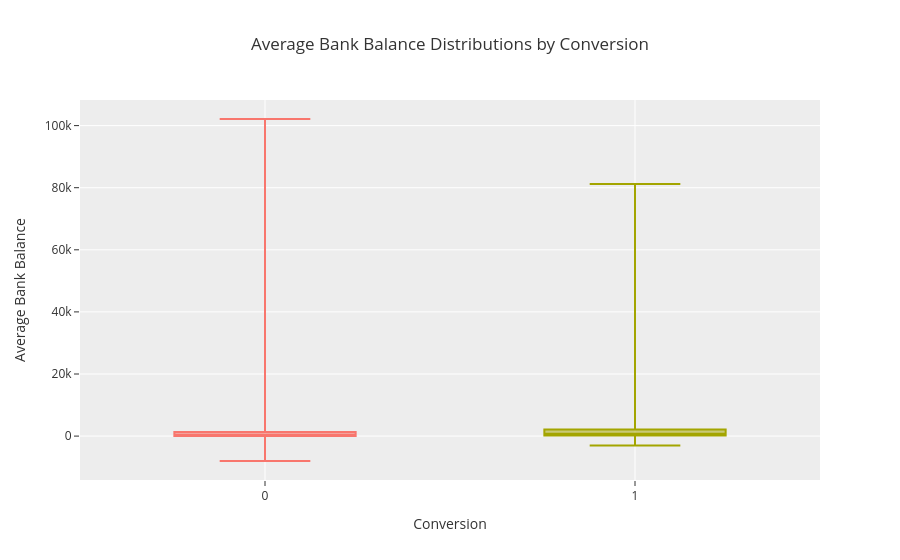

The notebook cell saved with this chart:
### Code cell
plot_df = df[['conversion', 'balance']].copy()
plot_df['conversion'] = plot_df['conversion'].astype(str)

fig = px.box(
    plot_df,
    x='conversion',
    y='balance',
    points=False,
    title='Average Bank Balance Distributions by Conversion',
    template='ggplot2',
    color='conversion'
)

fig.update_layout(
    xaxis_title='Conversion',
    yaxis_title='Average Bank Balance',
    showlegend=False
)

fig.show()

### Figure 1 — Plotly figure (JSON) as saved in the notebook; plotly's stock layout.template omitted (floating-point values rounded to 4 significant figures; data arrays with more than 128 entries replaced by an {"elided": "..."} marker saying what was removed)
{"data": [{"alignmentgroup": "True", "boxpoints": false, "hovertemplate": "conversion=%{x}<br>balance=%{y}<extra></extra>", "legendgroup": "0", "marker": {"color": "#F8766D"}, "name": "0", "notched": false, "offsetgroup": "0", "orientation": "v", "showlegend": true, "type": "box", "x": {"elided": "39922 str values"}, "x0": " ", "xaxis": "x", "y": {"elided": "39922 int values"}, "y0": " ", "yaxis": "y"}, {"alignmentgroup": "True", "boxpoints": false, "hovertemplate": "conversion=%{x}<br>balance=%{y}<extra></extra>", "legendgroup": "1", "marker": {"color": "#A3A500"}, "name": "1", "notched": false, "offsetgroup": "1", "orientation": "v", "showlegend": true, "type": "box", "x": {"elided": "5289 str values"}, "x0": " ", "xaxis": "x", "y": {"elided": "5289 int values"}, "y0": " ", "yaxis": "y"}], "layout": {"boxmode": "overlay", "legend": {"title": {"text": "conversion"}, "tracegroupgap": 0}, "showlegend": false, "title": {"text": "Average Bank Balance Distributions by Conversion"}, "xaxis": {"anchor": "y", "categoryarray": ["0", "1"], "categoryorder": "array", "domain": [0, 1], "title": {"text": "Conversion"}}, "yaxis": {"anchor": "x", "domain": [0, 1], "title": {"text": "Average Bank Balance"}}}}
